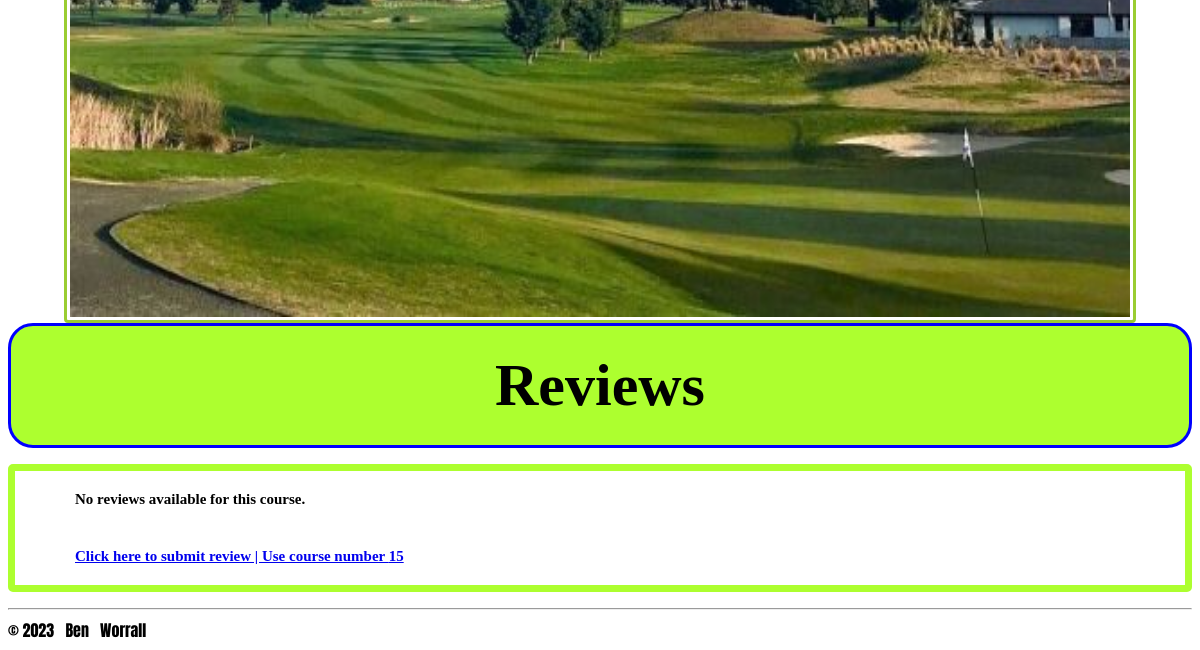
/golf/15 (lower part), run on an earlier commit of the app's database.
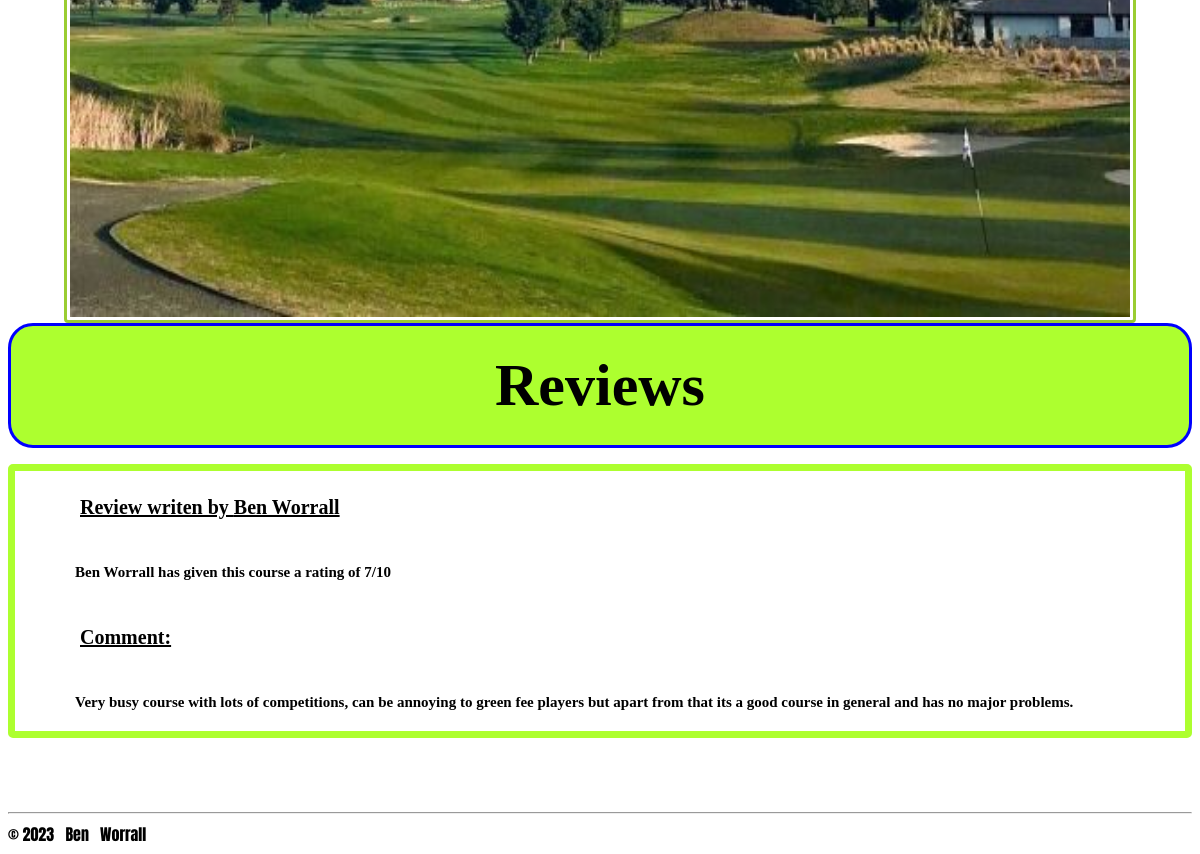
And on a later commit of the database.
### tables this page shows
CREATE TABLE courses (id INTEGER PRIMARY KEY AUTOINCREMENT, name TEXT, location TEXT, description TEXT, par TEXT, yardage TEXT, rating TEXT, slope TEXT, photo BLOB);

CREATE TABLE reviews (id INTEGER PRIMARY KEY AUTOINCREMENT, course_id INTEGER REFERENCES courses (id), username TEXT, rating TEXT, comment TEXT, review_date TIME DEFAULT (CURRENT_TIMESTAMP));

### routs.py (the view)
@app.route('/golf/<int:id>')
def golf(id):
    conn = sqlite3.connect('golfweb.db')
    cur = conn.cursor()
    cur.execute('SELECT * FROM Courses WHERE id=?', (id,))
    golf = cur.fetchone()
    print(golf)
    cur.execute('SELECT * FROM reviews WHERE course_id=?', (id,))
    reviews = cur.fetchall()
    return render_template('golf.html', golf=golf, reviews=reviews)

### templates/golf.html (shortened to what this page needs)
{% extends 'layout.html' %}
{% block content%}
<img src='{{ golf[8] }}' class="image2" height="720" width="1060"/>
<h1>Reviews</h2>
{% for review in reviews %}
    <ol style="border: 7px solid greenyellow; border-radius: 5px;">
        <h3>Review writen by {{ review[2]}}</h3>
        <h4>{{ review[2]}} has given this course a rating of {{ review[3] }}/10</h4>
        <h3> Comment:</h3>
        <h4>{{ review[4] }}</h4>
    </ol>
{% endfor %}
{% if reviews %}
    <h2></h2>
{% else %}
    <ol style="border: 7px solid greenyellow; border-radius: 5px;">
    <h4>No reviews available for this course.</h4>
    <h4><a href = "/reviews"> Click here to submit review | Use course number {{golf[0]}}</a></h4>
    </ol>
{% endif %}
{% endblock %}

### templates/layout.html (shortened to what this page needs)
<!DOCTYPE html>
<html>
    <head>
        <link rel="stylesheet" href = "/static/css/style.css">
    </head>
    <body>
        <main>
            {% block content %}{% endblock %}
        </main>
        <footer>
            {% include 'footer.html' %}
        </footer>
    </body>
</html>

### templates/footer.html
<hr>
&copy;
<h8> 2023</h8>
&NonBreakingSpace; Ben &nbsp; Worrall

### static/css/style.css (style rules this page uses)
html { font-family: 'Anton', sans-serif; }
h1 { font-family: Georgia, 'Times New Roman', Times, serif; font-size: 60px; text-align: center; padding: 25px; margin: 0; border: 3px solid blue; border-radius: 25px; background-color: greenyellow; }
h2 { font-family: Georgia, 'Times New Roman', Times, serif; font-size: 30px; text-align: left; padding: 25px; text-decoration: underline; margin: 0; }
h3 { font-family: Georgia, 'Times New Roman', Times, serif; font-size: 20px; text-align: left; padding: 25px; text-decoration: underline; margin: 0; }
h4 { font-family: Georgia, 'Times New Roman', Times, serif; font-size: 15px; text-align: left; padding: 20px; margin: 0; }
.image2 { border: 3px solid yellowgreen; border-radius: 4px; padding: 3px; display: block; margin-left: auto; margin-right: auto; }

What changed in the data, as far as the page shows it:
shown differently, row unchanged: courses: id "15" → (not shown)
added reviews: username "Ben Worrall", rating "7", comment "Very busy course with lots of competitions, can be annoying to green fee players but apart from that its a good course in general and has no major problems."
Also different on the page:
text no longer shown: "No reviews available for this course. Click here to submit review | Use course number"
